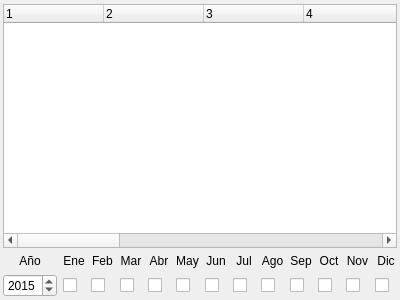
<?xml version="1.0" encoding="UTF-8"?>
<ui version="4.0">
 <class>BudgetExecutionWindow</class>
 <widget class="QWidget" name="BudgetExecutionWindow">
  <property name="geometry">
   <rect>
    <x>0</x>
    <y>0</y>
    <width>400</width>
    <height>300</height>
   </rect>
  </property>
  <property name="windowTitle">
   <string>Form</string>
  </property>
  <layout class="QVBoxLayout" name="verticalLayout">
   <property name="leftMargin">
    <number>3</number>
   </property>
   <property name="topMargin">
    <number>4</number>
   </property>
   <property name="rightMargin">
    <number>3</number>
   </property>
   <property name="bottomMargin">
    <number>3</number>
   </property>
   <item>
    <widget class="QTreeWidget" name="tree_puc">
     <property name="lineWidth">
      <number>1</number>
     </property>
     <property name="midLineWidth">
      <number>0</number>
     </property>
     <property name="columnCount">
      <number>14</number>
     </property>
     <column>
      <property name="text">
       <string notr="true">1</string>
      </property>
     </column>
     <column>
      <property name="text">
       <string notr="true">2</string>
      </property>
     </column>
     <column>
      <property name="text">
       <string notr="true">3</string>
      </property>
     </column>
     <column>
      <property name="text">
       <string notr="true">4</string>
      </property>
     </column>
     <column>
      <property name="text">
       <string notr="true">5</string>
      </property>
     </column>
     <column>
      <property name="text">
       <string notr="true">6</string>
      </property>
     </column>
     <column>
      <property name="text">
       <string notr="true">7</string>
      </property>
     </column>
     <column>
      <property name="text">
       <string notr="true">8</string>
      </property>
     </column>
     <column>
      <property name="text">
       <string notr="true">9</string>
      </property>
     </column>
     <column>
      <property name="text">
       <string notr="true">10</string>
      </property>
     </column>
     <column>
      <property name="text">
       <string notr="true">11</string>
      </property>
     </column>
     <column>
      <property name="text">
       <string notr="true">12</string>
      </property>
     </column>
     <column>
      <property name="text">
       <string notr="true">13</string>
      </property>
     </column>
     <column>
      <property name="text">
       <string notr="true">14</string>
      </property>
     </column>
    </widget>
   </item>
   <item>
    <layout class="QGridLayout" name="gridLayout">
     <item row="1" column="7">
      <widget class="QCheckBox" name="checkBox_7">
       <property name="text">
        <string/>
       </property>
      </widget>
     </item>
     <item row="0" column="8">
      <widget class="QLabel" name="label_8">
       <property name="text">
        <string>Ago</string>
       </property>
       <property name="alignment">
        <set>Qt::AlignCenter</set>
       </property>
      </widget>
     </item>
     <item row="1" column="11">
      <widget class="QCheckBox" name="checkBox_11">
       <property name="text">
        <string/>
       </property>
      </widget>
     </item>
     <item row="0" column="11">
      <widget class="QLabel" name="label_11">
       <property name="text">
        <string>Nov</string>
       </property>
       <property name="alignment">
        <set>Qt::AlignCenter</set>
       </property>
      </widget>
     </item>
     <item row="1" column="3">
      <widget class="QCheckBox" name="checkBox_3">
       <property name="text">
        <string/>
       </property>
      </widget>
     </item>
     <item row="1" column="8">
      <widget class="QCheckBox" name="checkBox_8">
       <property name="text">
        <string/>
       </property>
      </widget>
     </item>
     <item row="0" column="5">
      <widget class="QLabel" name="label_5">
       <property name="text">
        <string>May</string>
       </property>
       <property name="alignment">
        <set>Qt::AlignCenter</set>
       </property>
      </widget>
     </item>
     <item row="1" column="6">
      <widget class="QCheckBox" name="checkBox_6">
       <property name="text">
        <string/>
       </property>
      </widget>
     </item>
     <item row="0" column="2">
      <widget class="QLabel" name="label_2">
       <property name="text">
        <string>Feb</string>
       </property>
       <property name="alignment">
        <set>Qt::AlignCenter</set>
       </property>
      </widget>
     </item>
     <item row="1" column="10">
      <widget class="QCheckBox" name="checkBox_10">
       <property name="text">
        <string/>
       </property>
      </widget>
     </item>
     <item row="0" column="9">
      <widget class="QLabel" name="label_9">
       <property name="text">
        <string>Sep</string>
       </property>
       <property name="alignment">
        <set>Qt::AlignCenter</set>
       </property>
      </widget>
     </item>
     <item row="0" column="7">
      <widget class="QLabel" name="label_7">
       <property name="text">
        <string>Jul</string>
       </property>
       <property name="alignment">
        <set>Qt::AlignCenter</set>
       </property>
      </widget>
     </item>
     <item row="1" column="4">
      <widget class="QCheckBox" name="checkBox_4">
       <property name="text">
        <string/>
       </property>
      </widget>
     </item>
     <item row="0" column="6">
      <widget class="QLabel" name="label_6">
       <property name="text">
        <string>Jun</string>
       </property>
       <property name="alignment">
        <set>Qt::AlignCenter</set>
       </property>
      </widget>
     </item>
     <item row="1" column="2">
      <widget class="QCheckBox" name="checkBox_2">
       <property name="text">
        <string/>
       </property>
      </widget>
     </item>
     <item row="1" column="12">
      <widget class="QCheckBox" name="checkBox_12">
       <property name="text">
        <string/>
       </property>
      </widget>
     </item>
     <item row="0" column="10">
      <widget class="QLabel" name="label_10">
       <property name="text">
        <string>Oct</string>
       </property>
       <property name="alignment">
        <set>Qt::AlignCenter</set>
       </property>
      </widget>
     </item>
     <item row="1" column="1">
      <widget class="QCheckBox" name="checkBox_1">
       <property name="text">
        <string/>
       </property>
      </widget>
     </item>
     <item row="1" column="9">
      <widget class="QCheckBox" name="checkBox_9">
       <property name="text">
        <string/>
       </property>
      </widget>
     </item>
     <item row="0" column="1">
      <widget class="QLabel" name="label">
       <property name="text">
        <string>Ene</string>
       </property>
       <property name="alignment">
        <set>Qt::AlignCenter</set>
       </property>
      </widget>
     </item>
     <item row="1" column="5">
      <widget class="QCheckBox" name="checkBox_5">
       <property name="text">
        <string/>
       </property>
      </widget>
     </item>
     <item row="0" column="4">
      <widget class="QLabel" name="label_4">
       <property name="text">
        <string>Abr</string>
       </property>
       <property name="alignment">
        <set>Qt::AlignCenter</set>
       </property>
      </widget>
     </item>
     <item row="0" column="12">
      <widget class="QLabel" name="label_12">
       <property name="text">
        <string>Dic</string>
       </property>
       <property name="alignment">
        <set>Qt::AlignCenter</set>
       </property>
      </widget>
     </item>
     <item row="0" column="3">
      <widget class="QLabel" name="label_3">
       <property name="text">
        <string>Mar</string>
       </property>
       <property name="alignment">
        <set>Qt::AlignCenter</set>
       </property>
      </widget>
     </item>
     <item row="0" column="0">
      <widget class="QLabel" name="label_13">
       <property name="text">
        <string>Año</string>
       </property>
       <property name="alignment">
        <set>Qt::AlignCenter</set>
       </property>
      </widget>
     </item>
     <item row="1" column="0">
      <widget class="QSpinBox" name="spinBox_year">
       <property name="minimum">
        <number>2014</number>
       </property>
       <property name="maximum">
        <number>2030</number>
       </property>
       <property name="value">
        <number>2015</number>
       </property>
      </widget>
     </item>
    </layout>
   </item>
  </layout>
 </widget>
 <resources/>
 <connections/>
</ui>
